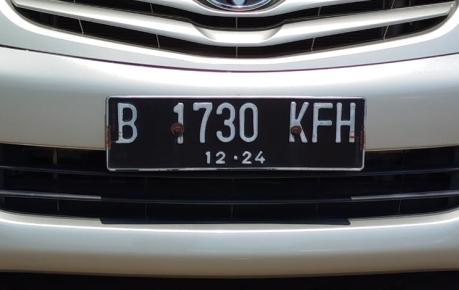
#> input picture test.png, 459 x 290 px
$ python -i ocr_process_easyocr.py   (imports and definitions only)
#> lines starting #> are read from the running program, lines starting #| are printed output that depends on the picture; after the words box and inside, x2 and y2 are one past the last pixel; in counts of white or black regions, pixels touching at a corner belong together
import easyocr
import numpy as np
import cv2
from PIL import Image, ImageDraw, ExifTags
import re
import csv
import os
import time
import base64
from io import BytesIO

# [1 line that did not run here, left out]
plat = []
filename = []
csv_data_photo_uploaded = 'pic/photo_uploaded.csv'
folder_upload = 'pic/upload/'
folder_ocr = 'pic/ocr/'

# [116 lines left out: functions image_preprocess, data_photo_uploaded, numpy_to_base64, resize_image, predict, not called in this run]

def fixed_colors():
    """Return a fixed set of colors."""
    return [(0, 0, 255), (255, 0, 0), (0, 0, 127), (63, 0, 127), (4, 38, 82)]

# [33 lines left out: functions show_labels, save_image_ocr, not called in this run]

def ocr_enhancement(image):
    """
    Enhance an image to improve OCR accuracy.

    Args:
        image (str or numpy.ndarray): Path to the image or the image itself in a numpy array format.

    Returns:
        numpy.ndarray: Enhanced image ready for OCR processing.
    """
#> called with image = '../test.png'
    # Load the image if a path is provided
    if isinstance(image, str):
        image = cv2.imread(image)
#> image is the input picture: shape (290, 459, 3); mean B, G, R 104.8, 103.1, 102.4

    # Convert to grayscale
    gray = cv2.cvtColor(image, cv2.COLOR_BGR2GRAY)

    # Increase contrast
    alpha = 3.0  # Simple contrast control
    beta = -70  # Simple brightness control
    contrast = cv2.convertScaleAbs(gray, alpha=alpha, beta=beta)
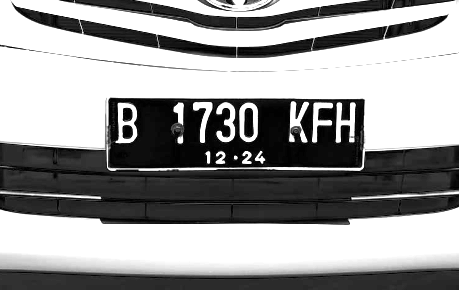
#> contrast: shape (290, 459); min 1, max 255, mean 152.8

    # Apply adaptive thresholding
    thresh = cv2.adaptiveThreshold(contrast, 200, cv2.ADAPTIVE_THRESH_GAUSSIAN_C, cv2.THRESH_BINARY, 13, 5)
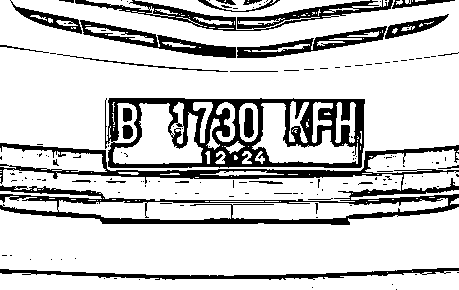
#> thresh: shape (290, 459); values 0 (black) and 200 (white), 79.8% white; 149 black regions (121 under 20 px), largest, box (x1, y1, x2, y2) and area: (0, 143, 459, 225) 8453, (105, 98, 365, 168) 7656, (75, 0, 393, 31) 2603

    # Denoise image
    denoised = cv2.fastNlMeansDenoising(thresh, None, 40, 10, 30)
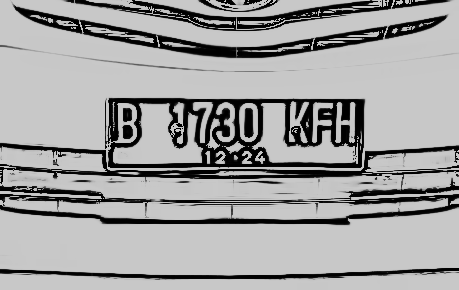
#> denoised: shape (290, 459); min 0, max 200, mean 160.6

    # Apply morphological transformations (if needed)
    kernel = np.ones((1, 1), np.uint8)
    morphed = cv2.dilate(denoised, kernel, iterations=1)

    return contrast

>>> result = ocr_enhancement('../test.png')

$ run again, on contoh.png
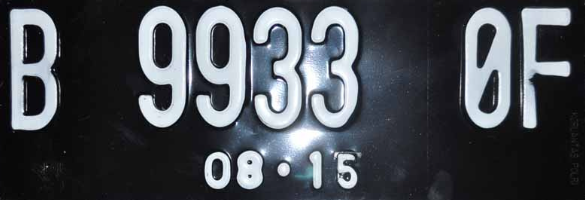
#> input picture contoh.png, 585 x 200 px
#> in ocr_enhancement, image is the input picture: shape (200, 585, 3); mean B, G, R 83.5, 77.4, 73
#> in ocr_enhancement, `thresh = cv2.adaptiveThreshold(contrast, 200, cv2.ADAPTIVE_THRESH_GAUS..`:
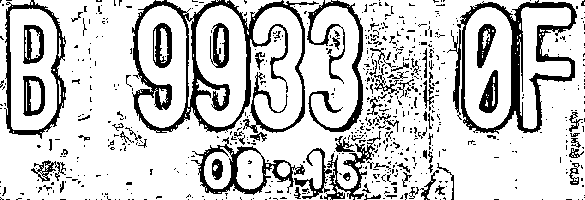
#> thresh: shape (200, 585); values 0 (black) and 200 (white), 79.8% white; 655 black regions (576 under 20 px), largest, box (x1, y1, x2, y2) and area: (132, 0, 319, 133) 5305, (457, 0, 577, 134) 3482, (307, 0, 363, 132) 1633
#> in ocr_enhancement, `denoised = cv2.fastNlMeansDenoising(thresh, None, 40, 10, 30)`:
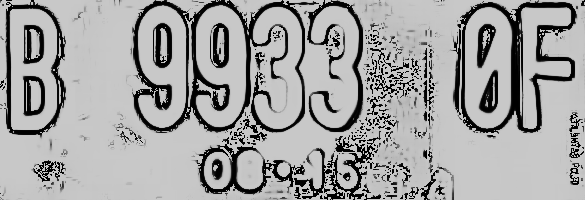
#> denoised: shape (200, 585); min 0, max 200, mean 162.2
